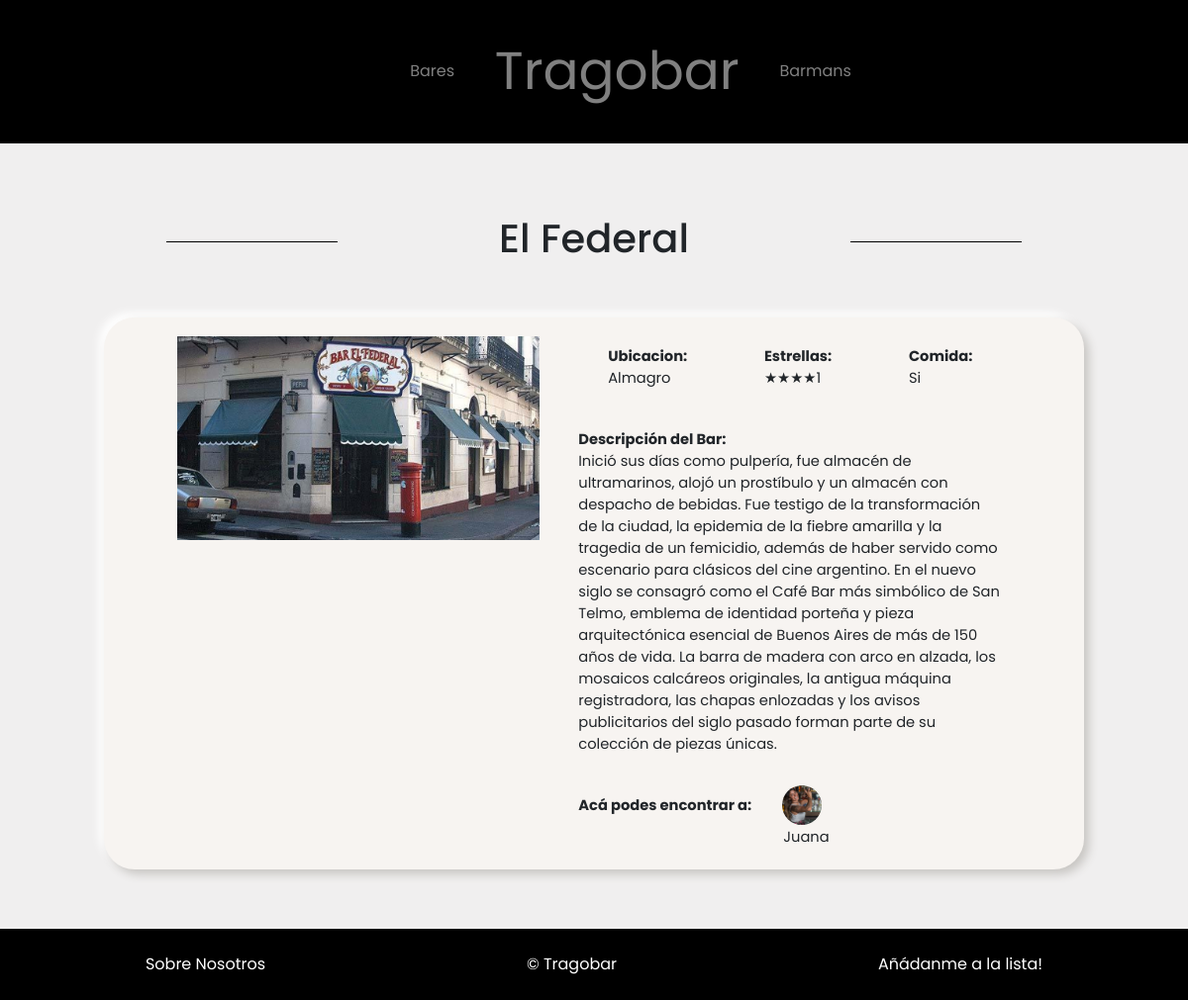
/bar.php?id=4, run on the app's committed database.
### tables this page shows
CREATE TABLE `bar` (
  `id_bar` int(10) UNSIGNED NOT NULL,
  `name` varchar(255) DEFAULT NULL,
  `localidad` varchar(255) DEFAULT NULL,
  `estrellas` varchar(255) DEFAULT NULL,
  `comida` varchar(255) NOT NULL,
  `descripcion` varchar(10000) DEFAULT NULL,
  `img` varchar(255) DEFAULT NULL,
  `intro` varchar(255) DEFAULT NULL
);

CREATE TABLE `barman` (
  `id_barman` int(10) UNSIGNED NOT NULL,
  `nombre` varchar(100) NOT NULL,
  `apellido` varchar(100) NOT NULL,
  `edad` int(10) UNSIGNED NOT NULL,
  `descripcion` varchar(255) DEFAULT NULL,
  `especialidad` varchar(100) DEFAULT NULL,
  `imgs` varchar(255) DEFAULT NULL
);

### bar.php (the view)
<?php
    require 'parciales/header.php';
    $consulta_barman = 'SELECT * FROM barman';
    $resultados_barman = mysqli_query($conexionDB, $consulta_barman);
    $id = $_GET['id'];
    $consulta = 'SELECT * from bar where id_bar='.$id;
    $resultado = mysqli_query($conexionDB, $consulta);
    $bar = mysqli_fetch_row($resultado);
    $id_bar = $bar[0];
    $estrellas = $bar[3];
?>
    <div class="container-fluid" id="bar">
        <div class="d-flex justify-content-between titulo">
            <hr class="align-self-center">
            <h1><?= $bar[1]?></h1>
            <hr class="align-self-center">
        </div>
        <article class="row info-bar-extend justify-content-center">
            <div class="col-sm-12 col-md-5">
                <img class="img-fluid" src="<?="img/".$bar[6]?>" alt="<?= $bar[1]?>">
            </div>
            <div class="col-sm-12 col-md-6">
                <div class="d-flex justify-content-around">
                    <p class="upper"><b>Ubicacion:</b><br> <?= $bar [2]?> </p>
                    <p><b>Estrellas:</b><br> <?= require "parciales/estrellas.php" ?></p>
                    <p class="upper"><b>Comida:</b><br> <?= $bar [4]?></p>
                </div>
                <p><b>Descripción del Bar:</b><br> <?= $bar[5]?></p>
                <?php require "parciales/bar_tiene_barmans.php"; ?>
            </div>
        </article>
    </div>
<?php
require 'parciales/footer.php';
?>

### parciales/bar_tiene_barmans.php
<?php
    $consulta_enlace = 'SELECT * FROM barman_trabaja_bar WHERE id_bar='.$id_bar;
    $resultados_especificos = mysqli_query($conexionDB, $consulta_enlace);
    ?>
    <div class="d-flex circulitos-barmans justify-content-evenly">
        <p><b>Acá podes encontrar a:</b>
        <?php
            foreach($resultados_especificos as $barman_especifico){
                foreach($resultados_barman as $barman){
                    if ($barman_especifico['id_barman'] == $barman['id_barman']) { ?>
                        <div class="d-flex flex-column cont-chiquito">
                            <img class="img-fluid rounded-circle"
                            width="40px"
                            src="<?="img/".$barman['imgs']?>"
                            alt="<?=$barman['nombre']." ".$barman['apellido']?>">
                            <p><?= $barman['nombre']; ?></p>
                        </div>
        <?php       }
                }
        }
    ?>
    </div>

### css/style.css (style rules this page uses)
* { margin: 0; padding: 0; font-family: 'Poppins', sans-serif; }
p { margin: 0; }
.upper { text-transform: capitalize; }
#barmans, #bars, #nosotros, #registro, #bar { background-color: #f0efef; padding: 2% 10% 5% 10%; }
.titulo { margin: 5%; text-align: center; }
.titulo hr { width: 20%; border-top: 1px solid rgba(0, 0, 0, 1); }
.circulitos-barmans { text-align: center; }
.cont-chiquito { margin-left: 5%; }
.info-bar-extend { padding: 2%; border-radius: 31px; background: #f7f4f1; box-shadow: 5px 5px 10px #c8c6c3, -5px -5px 10px #ffffff; }
.info-bar-extend img { padding: 0; }
.info-bar-extend p { text-align: left; padding: 2%; font-size: 11pt; margin-bottom: 5%; }

### data on the page
bar: name "El Federal", img (picture), localidad "Almagro", estrellas "4" (drawn), comida "Si", descripcion "Inició sus días como pulpería, fue almacén de ultramarinos, alojó un prostíbulo y un almacén con despacho de bebidas. Fue testigo de la transformación de la ciudad, la epidemia de la fiebre amarilla y la tragedia de un femicidio, además de haber servido como escenario para clásicos del cine argentino. En el nuevo siglo se consagró como el Café Bar más simbólico de San Telmo, emblema de identidad porteña y pieza arquitectónica esencial de Buenos Aires de más de 150 años de vida. La barra de madera con arco en alzada, los mosaicos calcáreos originales, la antigua máquina registradora, las chapas enlozadas y los avisos publicitarios del siglo pasado forman parte de su colección de piezas…"
barman: imgs (picture), nombre "Juana"

### other printed values
require "parciales/estrellas.php" "1"
